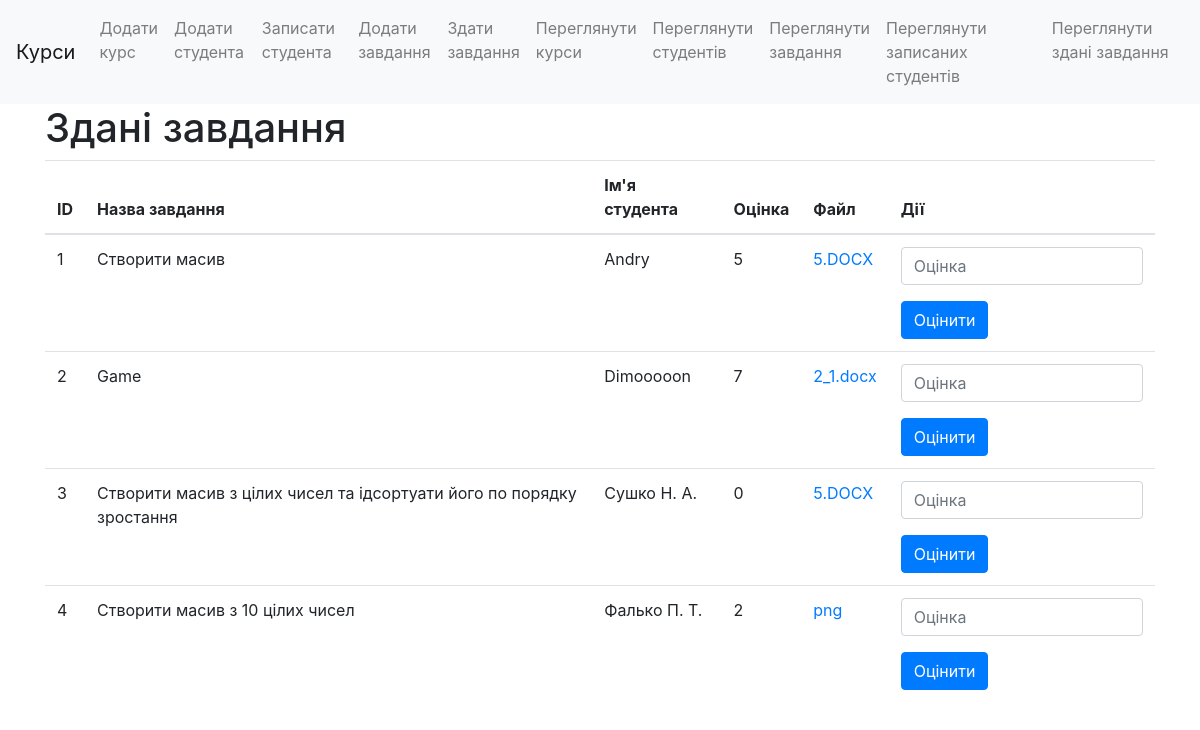
The page /view_submissions on the database its author committed.
### tables this page shows
CREATE TABLE submissions (
            id INTEGER PRIMARY KEY,
            assignment_id INTEGER NOT NULL,
            student_id INTEGER NOT NULL,
            file_name TEXT NOT NULL,
            grade INTEGER DEFAULT 0,
            FOREIGN KEY (assignment_id) REFERENCES assignments (id),
            FOREIGN KEY (student_id) REFERENCES students (id)
        );

CREATE TABLE assignments (
            id INTEGER PRIMARY KEY,
            name TEXT NOT NULL,
            course_id INTEGER NOT NULL,
            FOREIGN KEY (course_id) REFERENCES courses (id)
        );

CREATE TABLE students (
            id INTEGER PRIMARY KEY,
            name TEXT NOT NULL
        );

### app.py (the view)
@app.route('/view_submissions', methods=['GET', 'POST'])
def view_submissions():
    if request.method == 'POST':
        submission_id = request.form['submission_id']
        grade = request.form['grade']
        db.grade_submission(submission_id, grade)
        flash('Оцінку успішно виставлено!')
        return redirect(url_for('view_submissions'))
    submissions = db.fetch_submissions()
    print(f'Submissions passed to template: {submissions}')  # Debug line
    return render_template('view_submissions.html', submissions=submissions)

### db.py (called while the page is built)
def fetch_submissions():
    conn = sqlite3.connect('database.db')
    cursor = conn.cursor()
    cursor.execute('''
        SELECT submissions.id, assignments.name, students.name, submissions.grade, submissions.file_name FROM submissions
        JOIN assignments ON submissions.assignment_id = assignments.id
        JOIN students ON submissions.student_id = students.id
    ''')
    submissions = cursor.fetchall()
    conn.close()
    return submissions

### templates/view_submissions.html (shortened to what this page needs)
{% extends "base.html" %}
{% block content %}
<h1>Здані завдання</h1>
<table class="table">
    <thead>
        <tr>
            <th>ID</th>
            <th>Назва завдання</th>
            <th>Ім'я студента</th>
            <th>Оцінка</th>
            <th>Файл</th>
            <th>Дії</th>
        </tr>
    </thead>
    <tbody>
        {% for submission in submissions %}
        <tr>
            <td>{{ submission[0] }}</td>
            <td>{{ submission[1] }}</td>
            <td>{{ submission[2] }}</td>
            <td>{{ submission[3] if submission[3] is not none else 'Не оцінено' }}</td>
            <td><a href="{{ url_for('static', filename='uploads/' ~ submission[4]) }}" target="_blank">{{ submission[4] }}</a></td>
            <td>
                <form method="POST" action="{{ url_for('view_submissions') }}">
                    <div class="form-group">
                        <input type="number" name="grade" placeholder="Оцінка" class="form-control" required>
                    </div>
                    <button type="submit" class="btn btn-primary">Оцінити</button>
                </form>
            </td>
        </tr>
        {% endfor %}
    </tbody>
</table>
{% endblock %}

### rows shown on the page
submissions: id "1", name "Створити масив", name "Andry", grade "5", file_name "5.DOCX"
submissions: id "2", name "Game", name "Dimooooon", grade "7", file_name "2_1.docx"
submissions: id "3", name "Створити масив з цілих чисел та ідсортуати його по порядку зростання", name "Сушко Н. А.", grade "0", file_name "5.DOCX"
submissions: id "4", name "Створити масив з 10 цілих чисел", name "Фалько П. Т.", grade "2", file_name "png"
